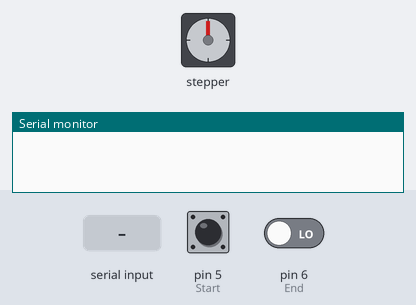
The sketch below on a simulated Arduino Uno, built with avr-gcc and run on an emulated ATmega328P. Shown: stepper motor, the last lines printed to the serial monitor. Inputs (shaded band) come from the test bench; at power-on: pin 5 (Start) LOW, pin 6 (End) LOW. Stepper angles assume 120 steps per turn.

Above: at 1.2 s.
1.3 s: "b" received over Serial
At 2.4 s:
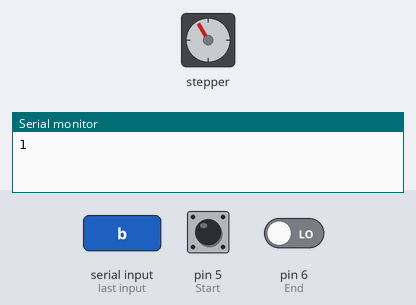
2.8 s: "a" received over Serial
At 3.25 s:
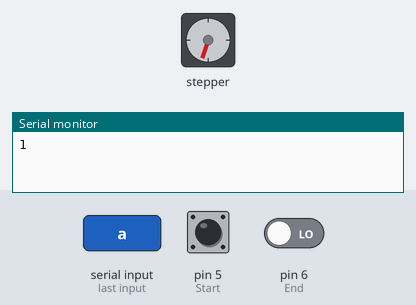
At 3.85 s:
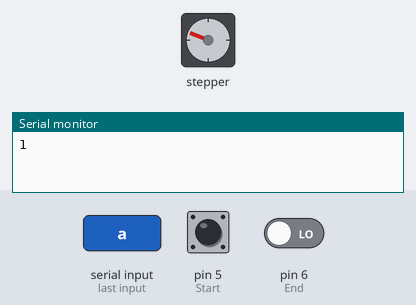
Timing chart, 0 to 17.8 s (numbered marks = the images above; inputs shaded):
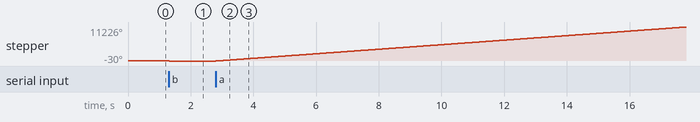

Measured:
- after the input at 1.3 s, stepper: goes -21° 0.02 s, then -30°, starting at once
- after the input at 2.8 s, stepper: keeps turning clockwise at about 751°/s, starting at once

The sketch:

motor.ino
```cpp
/*
 * @Descripttion: Null
 * @version: 1.0
 * @Author: Mar Ping
 * @Date: 2020-10-24 18:42:12
 * @LastEditors: Mar Ping
 * @LastEditTime: 2020-11-01 13:04:53
 */
 /*
* 步进电机
* 使用arduino IDE自带的Stepper.h库文件
*
 */
#include <Stepper.h>
#define STEPS 120
#define One_Step 10
#define AStep -10
#define Start 5   //初始引脚下拉，电平常低
#define End 6     //结束引脚下拉，电平常低
#define OK 1

int angle = 0;        //声明全局变量

Stepper stepper(STEPS, 8, 10, 9, 11);	 //控制引脚定义，分别对应ULN2003的1，2，3，4脚

void setup()
{
  Serial.begin(9600);
  pinMode(Start,INPUT);
  pinMode(End,INPUT);
  stepper.setSpeed(180); // 设置电机每分钟的转速
}

void loop()
{
  if(Serial.available()>0){
    char ch = Serial.read();
    if(ch == 'a'){
        Init();
    }
    else if(ch == 'b'){
        Camera_turn();
    }
  }
}

int Init(){
  while(digitalRead(Start)==LOW){//初始
    stepper.step(1);
    delay(1);
  }
  angle = 0;
  Serial.println("OK");
}

int Camera_turn(){
  if(digitalRead(End)==LOW){
    stepper.step(AStep);
    angle++;
    Serial.println(angle);
  }
  else if(digitalRead(End)==HIGH){
    Serial.println("END");
  }

}
```
